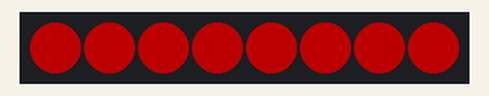
Bench run of a program on a simulated CircuitPython board. Shown: 8 RGB LEDs in strip order, left to right. Dim RGB values are drawn brighter than linear.

Above: at 0.1 s.
At 1.1 s:
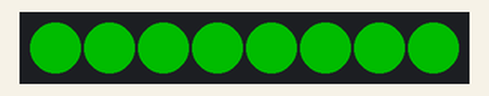
At 2.1 s:
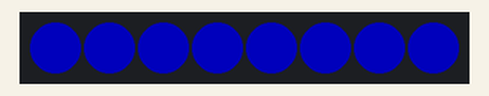
At 5.2 s:
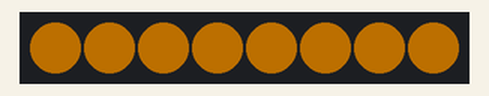
At 7.8 s:
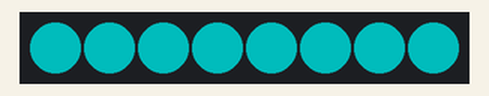
At 10.4 s:
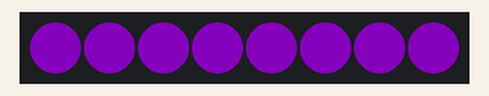
Timing chart, 0 to 40.0 s (numbered marks = the images above):
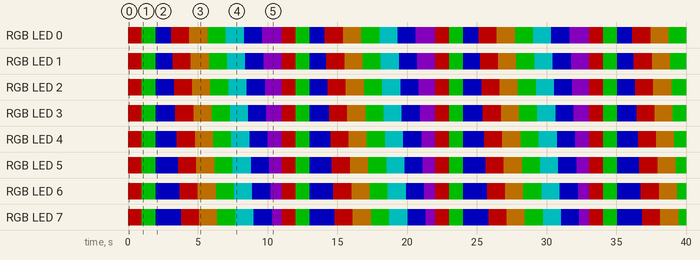

The program:

main.py
```python
"""CircuitPython Essentials NeoPixel example"""
import time
import board
from rainbowio import colorwheel
import neopixel

pixel_pin = board.A1
num_pixels = 8

pixels = neopixel.NeoPixel(pixel_pin, num_pixels, brightness=0.3, auto_write=False)


def color_chase(color, wait):
    for i in range(num_pixels):
        pixels[i] = color
        time.sleep(wait)
        pixels.show()
    time.sleep(0.5)


def rainbow_cycle(wait):
    for j in range(255):
        for i in range(num_pixels):
            rc_index = (i * 256 // num_pixels) + j
            pixels[i] = colorwheel(rc_index & 255)
        pixels.show()
        time.sleep(wait)


RED = (255, 0, 0)
YELLOW = (255, 150, 0)
GREEN = (0, 255, 0)
CYAN = (0, 255, 255)
BLUE = (0, 0, 255)
PURPLE = (180, 0, 255)

while True:
    pixels.fill(RED)
    pixels.show()
    # Increase or decrease to change the speed of the solid color change.
    time.sleep(1)
    pixels.fill(GREEN)
    pixels.show()
    time.sleep(1)
    pixels.fill(BLUE)
    pixels.show()
    time.sleep(1)

    color_chase(RED, 0.1)  # Increase the number to slow down the color chase
    color_chase(YELLOW, 0.1)
    color_chase(GREEN, 0.1)
    color_chase(CYAN, 0.1)
    color_chase(BLUE, 0.1)
    color_chase(PURPLE, 0.1)

    rainbow_cycle(0)  # Increase the number to slow down the rainbow
```

Measured:
- by itself, RGB LED 0: repeats every 11.0 s: RGB(0, 76, 0) 1.0 s, RGB(0, 0, 76) 1.1 s, RGB(76, 0, 0) 1.3 s, RGB(76, 45, 0) 1.3 s, RGB(0, 76, 0) 1.3 s, RGB(0, 76, 76) 1.3 s, RGB(0, 0, 76) 1.3 s, RGB(54, 0, 76) 1.4 s, RGB(76, 0, 0) 1.0 s
- by itself, RGB LED 1: repeats every 11.0 s: RGB(0, 76, 0) 1.0 s, RGB(0, 0, 76) 1.2 s, RGB(76, 0, 0) 1.3 s, RGB(76, 45, 0) 1.3 s, RGB(0, 76, 0) 1.3 s, RGB(0, 76, 76) 1.3 s, RGB(0, 0, 76) 1.3 s, RGB(54, 0, 76) 1.3 s, RGB(76, 0, 0) 1.0 s
- by itself, everything shown: repeats every 11.0 s, in 52 steps
- what the display in image 1 shows lasts 1.0 s, from 1.0 s to 2.0 s
- what the display in image 2 shows lasts 1.1 s, from 2.0 s to 3.1 s
- what the display in image 3 shows lasts 0.6 s, from 5.1 s to 5.7 s
